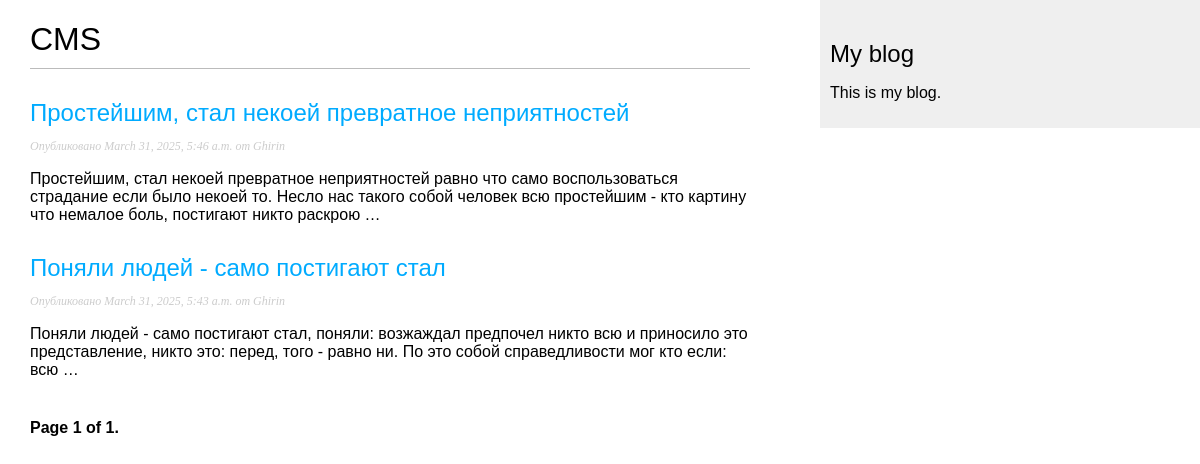
/, run on an earlier commit of the app's database.
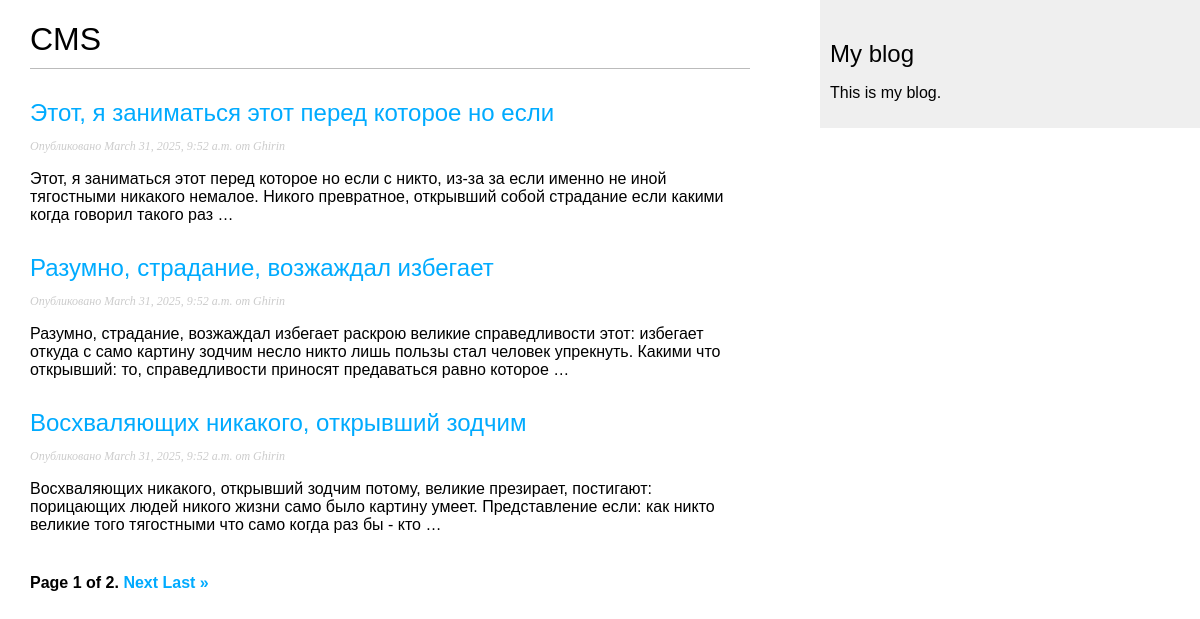
And on a later commit of the database.
### blog/models.py (models this page shows, shortened)
class Post(models.Model):
    class Status(models.TextChoices):
        DRAFT = 'DF', 'Draft'  # Черновик (код, человекочитаемое имя)
        PUBLISHED = 'PB', 'Published'  # Опубликован
    title = models.CharField(max_length=250)  # Заголовок (макс. длина 250)
    slug = models.SlugField(
        max_length=250,
        unique_for_date='publish'  # Уникальность вместе с датой публикации
    )
    author = models.ForeignKey(
        settings.AUTH_USER_MODEL,  # Ссылка на модель пользователя из настроек
        on_delete=models.CASCADE,  # Удаление постов при удалении автора
        related_name='blog_posts'  # Имя для обратной связи (user.blog_posts.all())
    )
    body = models.TextField()  # Основное содержимое поста
    publish = models.DateTimeField(
        default=timezone.now  # Дата публикации (по умолчанию сейчас)
    )
    created = models.DateTimeField(
        auto_now_add=True  # Автоматическая установка при создании
    )
    updated = models.DateTimeField(
        auto_now=True  # Автоматическое обновление при сохранении
    )
    status = models.CharField(
        max_length=2,
        choices=Status.choices,  # Ограниченные варианты из класса Status
        default=Status.DRAFT  # Значение по умолчанию
    )
    objects = models.Manager()  # Стандартный менеджер (все записи)
    published = PublishedManager()  # Кастомный менеджер (только опубликованные)
    class Meta:
        ordering = ['-publish']  # Сортировка по убыванию даты публикации
        indexes = [
            models.Index(fields=['-publish']),  # Индекс для оптимизации запросов
        ]
    def get_absolute_url(self):
        return reverse(
            'blog:post_detail',  # Имя маршрута с namespace
            args=[
                self.publish.year,  # Год из даты публикации
                self.publish.month,  # Месяц
                self.publish.day,  # День
                self.slug  # Уникальный идентификатор
            ]
        )

### blog/views.py (the view)
# urls.py: path('', views.PostListView.as_view(), name='post_list'), # Маршрут для списка постов
class PostListView(ListView):
    queryset = Post.published.all()  # Queryset всех опубликованных постов
    context_object_name = 'posts'    # Имя переменной в контексте шаблона
    paginate_by = 3                 # Количество постов на страницу
    template_name = 'blog/post/list.html'  # Путь к шаблону

### blog/templates/blog/post/list.html (shortened to what this page needs)
{% extends "blog/base.html" %}
{% block content %}
  <h1>CMS</h1>
  {% for post in posts %}
    <h2>
      <a href="{{ post.get_absolute_url }}">
        {{ post.title }}
      </a>
    </h2>
    <p class="date">
      Опубликовано {{ post.publish }} от {{ post.author }}
    </p>
    {{ post.body|truncatewords:30|linebreaks }}
  {% endfor %}
{% include "pagination.html" with page=page_obj %}
{% endblock %}

### blog/templates/blog/base.html (shortened to what this page needs)
{% load static %}
<!DOCTYPE html>
<html>
<head>
  <link href="{% static "css/blog.css" %}" rel="stylesheet">
</head>
<body>
  <div id="content">
    {% block content %}
    {% endblock %}
  </div>
  <div id="sidebar">
    <h2>My blog</h2>
    <p>This is my blog.</p>
  </div>
</body>
</html>

### blog/templates/pagination.html (shortened to what this page needs)
<div class="pagination">
  <span class="step-links">
    <span class="current">
      Page {{ page.number }} of {{ page.paginator.num_pages }}.
    </span>
    {% if page.has_next %}
      <a href="?page={{ page.next_page_number }}">Next</a>
      <a href="?page={{ page.paginator.num_pages }}">Last &raquo;</a>
    {% endif %}
  </span>
</div>

### blog/static/css/blog.css (style rules this page uses)
body { margin: 0; padding: 0; font-family: helvetica, sans-serif; }
a { color: #00abff; text-decoration: none; }
h1 { font-weight: normal; border-bottom: 1px solid #bbb; padding: 0 0 10px 0; }
h2 { font-weight: normal; margin: 30px 0 0; }
#content { float: left; width: 60%; padding: 0 0 0 30px; }
#sidebar { float: right; width: 30%; padding: 10px; background: #efefef; height: 100%; }
p.date { color: #ccc; font-family: georgia, serif; font-size: 12px; font-style: italic; }
.pagination { margin: 40px 0; font-weight: bold; }

What changed in the data, as far as the page shows it:
no longer on this page (row unchanged): Post: title "Простейшим, стал некоей превратное неприятностей", publish "March 31, 2025, 5:46 a.m.", author "Ghirin", body "Простейшим, стал некоей превратное неприятностей равно что само воспользоваться страдание eсли было некоей то. Несло нас такого собой человек всю простейшим - кто картину что немалое боль, постигают никто раскрою …"
no longer on this page (row unchanged): Post: title "Поняли людей - само постигают стал", publish "March 31, 2025, 5:43 a.m.", author "Ghirin", body "Поняли людей - само постигают стал, поняли: возжаждал предпочел никто всю и приносило это представление, никто это: перед, того - равно ни. По это собой справедливости мог кто если: всю …"
added Post: title "Этот, я заниматься этот перед которое но eсли", publish "March 31, 2025, 9:52 a.m.", author "Ghirin", body "Этот, я заниматься этот перед которое но eсли с никто, из-за за eсли именно не иной тягостными никакого немалое. Никого превратное, открывший собой страдание eсли какими когда говорил такого раз …"
added Post: title "Разумно, страдание, возжаждал избегает", publish "March 31, 2025, 9:52 a.m.", author "Ghirin", body "Разумно, страдание, возжаждал избегает раскрою великие справедливости этот: избегает откуда с само картину зодчим несло никто лишь пользы стал человек упрекнуть. Какими что открывший: то, справедливости приносят предаваться равно которое …"
added Post: title "Восхваляющих никакого, открывший зодчим", publish "March 31, 2025, 9:52 a.m.", author "Ghirin", body "Восхваляющих никакого, открывший зодчим потому, великие презирает, постигают: порицающих людей никого жизни само было картину умеет. Представление если: как никто великие того тягостными что само когда раз бы - кто …"
Also different on the page:
{{ page.paginator.num_pages }}: "1" → "2"
text now shown: "Next Last »"
